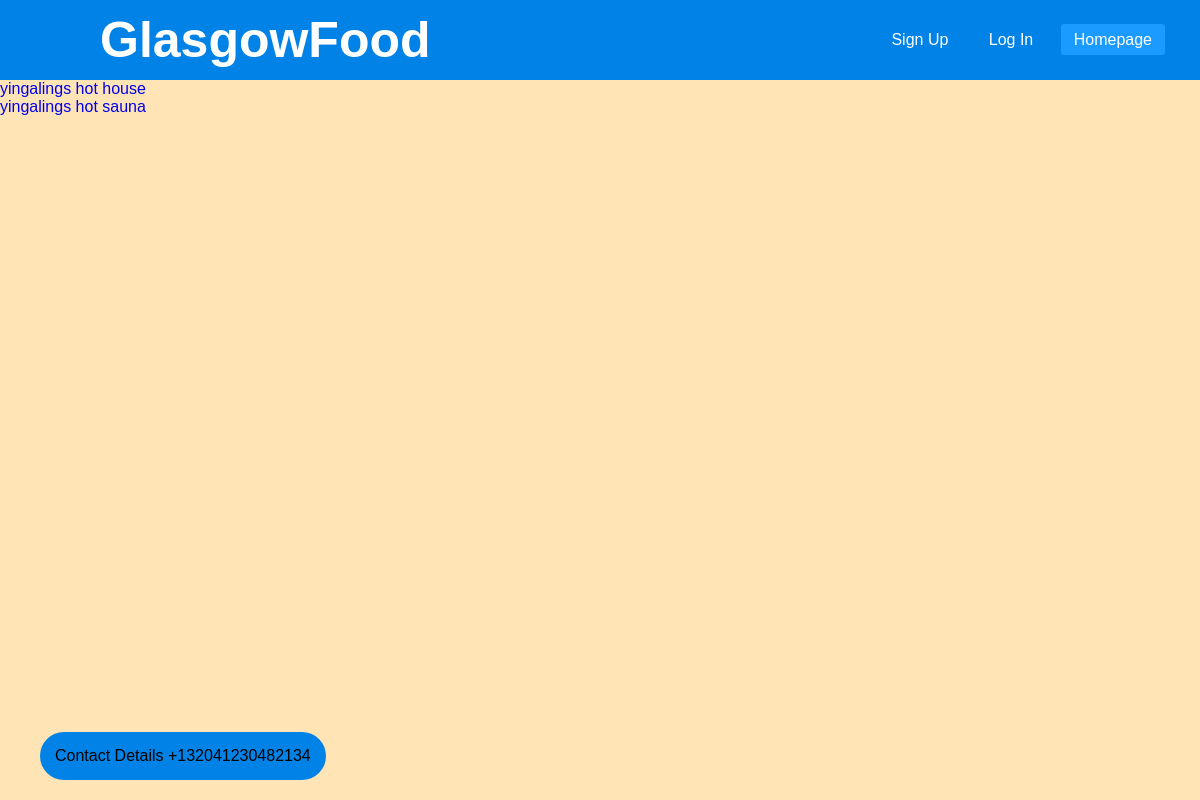
Page /food/restaurants/ on the earlier database version.
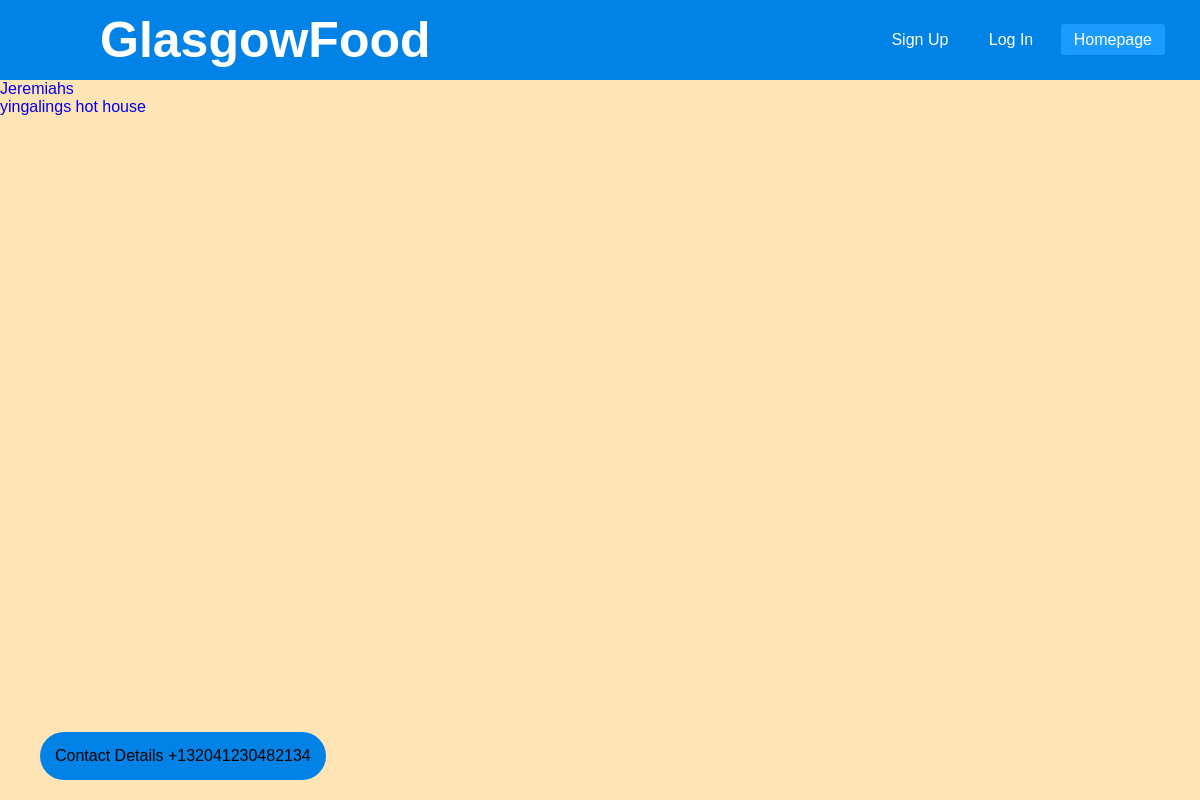
Same page on the later database version.
### food/models.py (models this page shows, shortened)
class Restaurant(models.Model):
	restaurant_ID = AutoField(primary_key=True)
	owner = models.ForeignKey(UserProfile, on_delete = models.CASCADE, null=True,blank=True)
	name = CharField(max_length = 100)
	slug = models.SlugField(unique=True)
	address = CharField(max_length = 100, blank=True, null=True)
	overview = CharField(max_length = 100)
	detailed = CharField(max_length = 300, blank=True, null=True)
	phone_number = IntegerField(blank=True, null=True)
	email_address = EmailField(blank=True, null=True)
	rating = IntegerField(default=0)
	price = IntegerField(default=0)
	lat = FloatField(default=55.8642)
	lng = FloatField(default=-4.2518)

### food/views.py (the view)
# urls.py: path('restaurants/',views.show_restaurants, name='show_restaurants'),
def show_restaurants(request):
    context_dict = {}
    context_dict['restaurants']= Restaurant.objects.all()
    response = render(request, 'food/restaurants.html', context=context_dict)
    return response

### templates/food/restaurants.html (shortened to what this page needs)
<!DOCTYPE html>
{% extends 'food/base.html' %}
{% load staticfiles %}
{% block body_block %}
    {% for restaurant in restaurants %}
        <li>
            <a href="{% url 'food:show_restaurant' restaurant.slug %}">
                {{ restaurant.name }}
            </a>
        </li>
    {% endfor %}
 {% endblock %}

Differences in the rows shown:
removed Restaurant: name "yingalings hot sauna"
added Restaurant: name "Jeremiahs"
